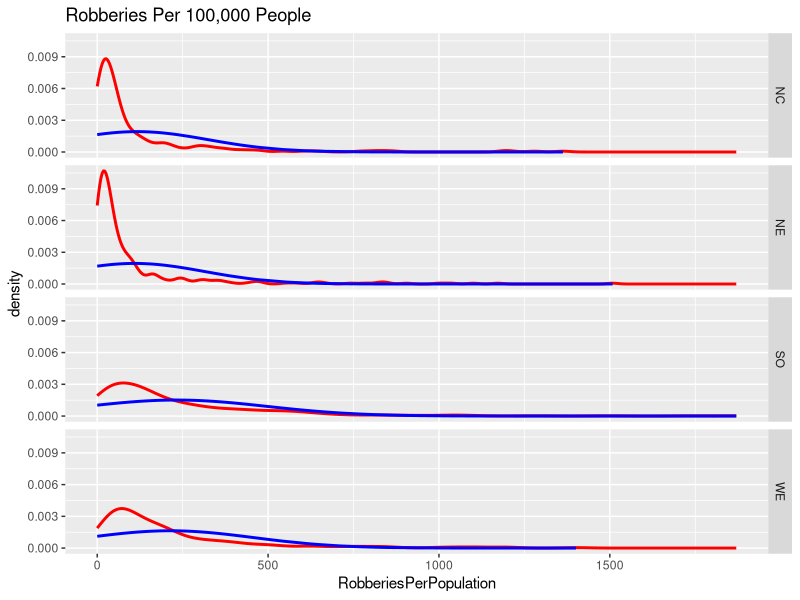
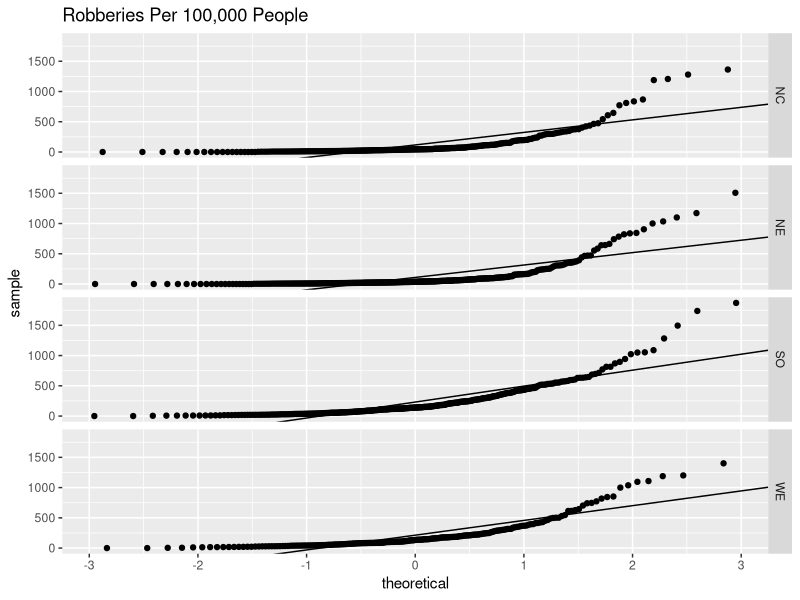
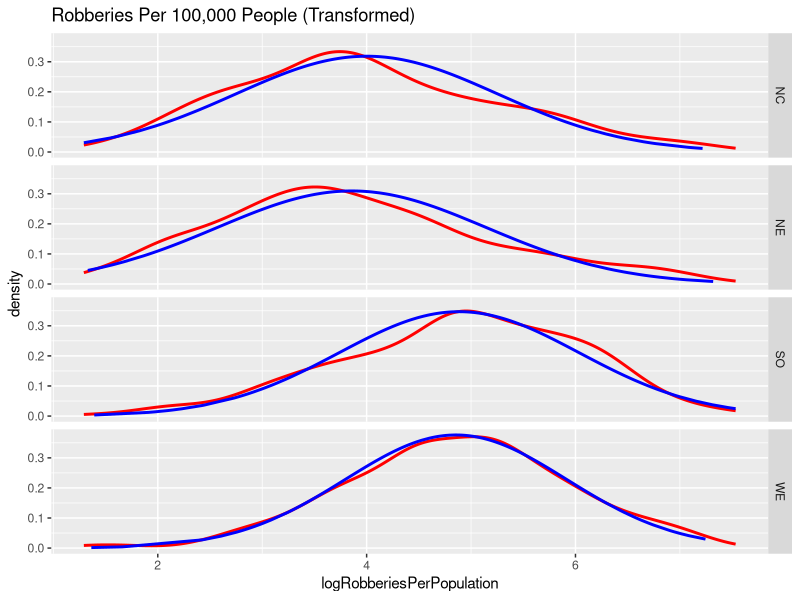
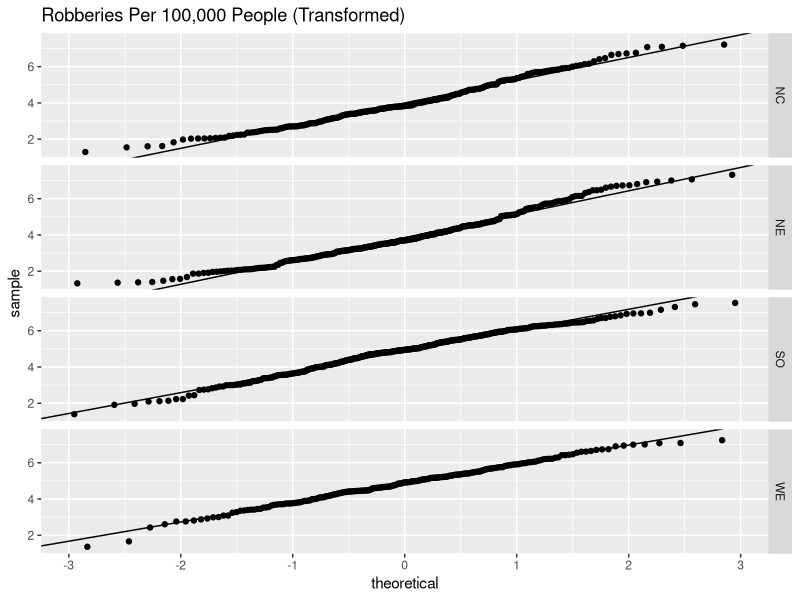
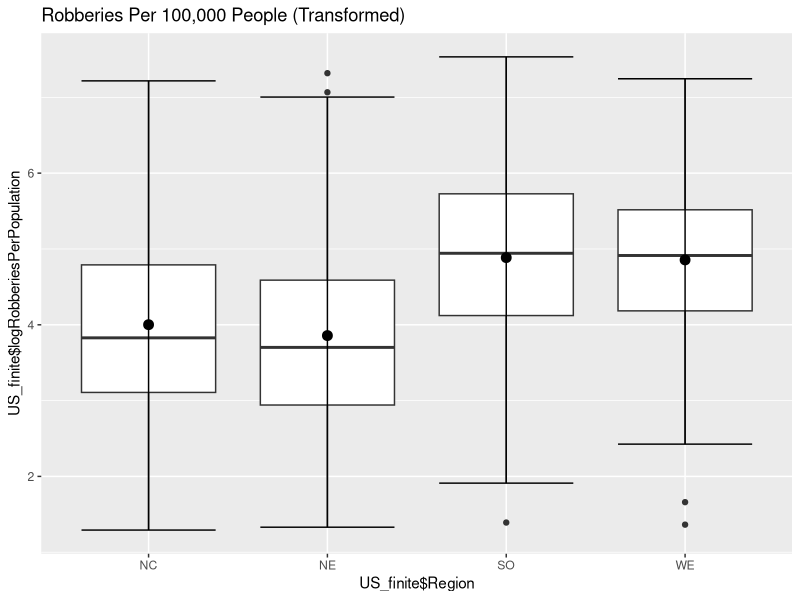
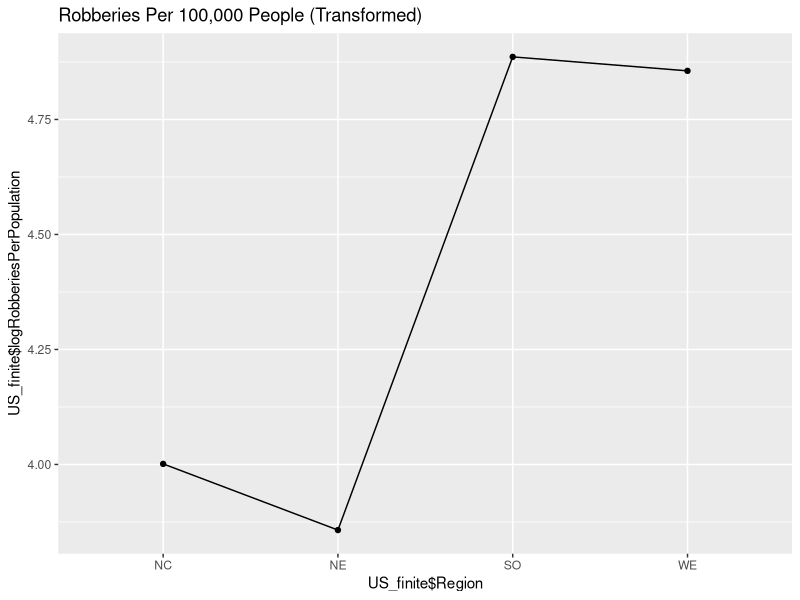

Write R code to recreate these figures, in order.
#####
# Jordan Mayer
# STAT 350
# Project
# April 19, 2018
#####

### setup ###
setwd("C:/Users/jordan/Google Drive/Courses Spring 2018/STAT 350/STAT 350 Labs/Project")
# set working directory
library(ggplot2)  # set up ggplot2 for plotting
graphics.off()  # close any open figures
USData <- read.table("US_Data.txt", header=TRUE, sep="\t")  # get US Data
US_clean <- USData[complete.cases(USData),]  # clean US Data

# data of interest: robbery rate (RobberiesPerPopulation) across 
# regions of US (Region)

### Part b ###

# check normality via histograms and normal probability plots
title <- "Robberies Per 100,000 People"
# calculate theoretical density curves
xbar <- tapply(US_clean$RobberiesPerPopulation, US_clean$Region, mean)
sd <- tapply(US_clean$RobberiesPerPopulation, US_clean$Region, sd)
US_clean$normal.density <- apply(US_clean, 1, function(x) {
  dnorm(as.numeric(x["RobberiesPerPopulation"]),
        xbar[x["Region"]], sd[x["Region"]])
})
# create histograms
hist <- ggplot(US_clean,aes(x=RobberiesPerPopulation))+
  geom_histogram(aes(y=..density..),bins=sqrt(nrow(US_clean))+2,
                 fill="grey",col="black")+
  facet_grid(Region ~ .)+
  geom_density(col="red",lwd=1)+
  geom_line(aes(y=normal.density),col="blue",lwd=1)+
  ggtitle(title)
ggsave(hist,filename="hist.jpg",width=6,height=6)
# calculate slopes and intercepts for lines of normality
US_clean$intercept <- apply(US_clean, 1, function(x){xbar[x["Region"]]})
US_clean$slope <- apply(US_clean, 1, function(x){sd[x["Region"]]})
# create normal probability plots
qq <- ggplot(US_clean,aes(sample=RobberiesPerPopulation))+
  stat_qq()+
  facet_grid(Region ~ .)+
  geom_abline(data=US_clean,aes(intercept=intercept,slope=slope))+
  ggtitle(title)
ggsave(qq,filename="qq.jpg",width=6,height=6)

# transform data
US_clean$logRobberiesPerPopulation <- log(US_clean$RobberiesPerPopulation)
# remove non-finite data
US_finite <- subset(US_clean, US_clean$logRobberiesPerPopulation != -Inf)
title = "Robberies Per 100,000 People (Transformed)"
# calculate theoretical density curves
xbar_log <- tapply(US_finite$logRobberiesPerPopulation, US_finite$Region, mean)
sd_log <- tapply(US_finite$logRobberiesPerPopulation, US_finite$Region, sd)
US_finite$normal.density.log <- apply(US_finite, 1, function(x) {
  dnorm(as.numeric(x["logRobberiesPerPopulation"]),
        xbar_log[x["Region"]], sd_log[x["Region"]])
})
# create histograms
hist_log <- ggplot(US_finite,aes(x=logRobberiesPerPopulation))+
  geom_histogram(aes(y=..density..),bins=sqrt(nrow(US_finite))+2,
                 fill="grey",col="black")+
  facet_grid(Region ~ .)+
  geom_density(col="red",lwd=1)+
  geom_line(aes(y=normal.density.log),col="blue",lwd=1)+
  ggtitle(title)
ggsave(hist_log,filename="hist_log.jpg",width=6,height=6)
# calculate slopes and intercepts for lines of normality
US_finite$intercept <- apply(US_finite, 1, function(x){xbar_log[x["Region"]]})
US_finite$slope <- apply(US_finite, 1, function(x){sd_log[x["Region"]]})
# create normal probability plots
qq_log <- ggplot(US_finite,aes(sample=logRobberiesPerPopulation))+
  stat_qq()+
  facet_grid(Region ~ .)+
  geom_abline(data=US_finite,aes(intercept=intercept,slope=slope))+
  ggtitle(title)
ggsave(qq_log,filename="qq_log.jpg",width=6,height=6)

### Part c ###
# display sample statistics
# sample sizes
tapply(US_finite$logRobberiesPerPopulation, US_finite$Region, length)
# sample means
tapply(US_finite$logRobberiesPerPopulation, US_finite$Region, mean)
# sample standard deviations
tapply(US_finite$logRobberiesPerPopulation, US_finite$Region, sd)

### Part d ###
# create side-by-side boxplots
box_log <- ggplot(US_finite, aes(x=US_finite$Region,
                                 y=US_finite$logRobberiesPerPopulation))+
  geom_boxplot()+
  stat_boxplot(geom="errorbar")+
  stat_summary(fun.y=mean,col="black",geom="point",size=3)+
  ggtitle(title)
ggsave(box_log,filename="box_log.jpg",width=6,height=6)
# create effects plot
effects_log <- ggplot(data=US_finite,aes(x=US_finite$Region,
                                         y=US_finite$logRobberiesPerPopulation))+
  stat_summary(fun.y=mean,geom="point")+
  stat_summary(fun.y=mean,geom="line",aes(group=1))+
  ggtitle(title)
ggsave(effects_log,filename="effects_log.jpg",width=6,height=6)

### Part e ###
# ANOVA significance test
# perform ANOVA significance test
fit <- aov(logRobberiesPerPopulation ~ Region, data=US_finite)
summary(fit)
# perform multiple-comparison via Tukey procedure
test.Tukey <- TukeyHSD(fit, conf.level=0.95)
test.Tukey